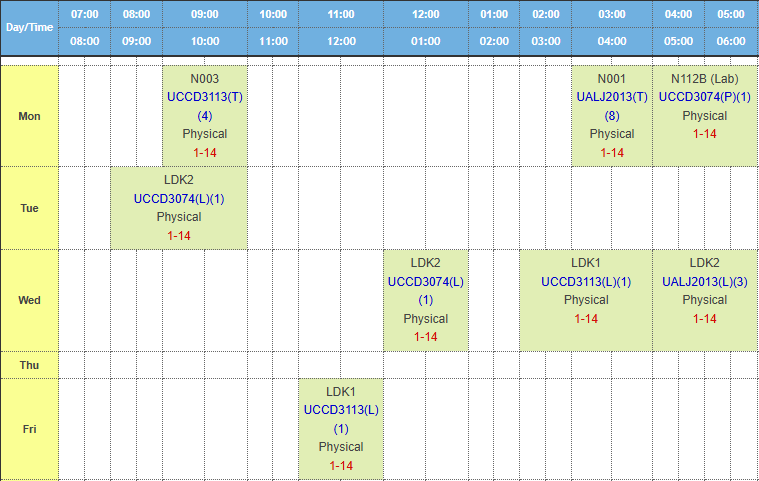
#> input picture python/test_images/test3.png, 759 x 481 px
$ python crop_picture.py
#> lines starting #> are read from the running program, lines starting #| are printed output that depends on the picture; after the words box and inside, x2 and y2 are one past the last pixel; in counts of white or black regions, pixels touching at a corner belong together
import cv2
import os

def crop_main_region(image_path, output_path='cropped_output.jpg'):
#> called with image_path = 'test_images/test3.png', output_path = 'cropped_timetable.jpg'
    image = cv2.imread(image_path)
#> image is the input picture: shape (481, 759, 3); mean B, G, R 223.5, 236.1, 226.8
    if image is None:
        print(f"[ERROR] Cannot read image at {image_path}")
        return

    gray = cv2.cvtColor(image, cv2.COLOR_BGR2GRAY)
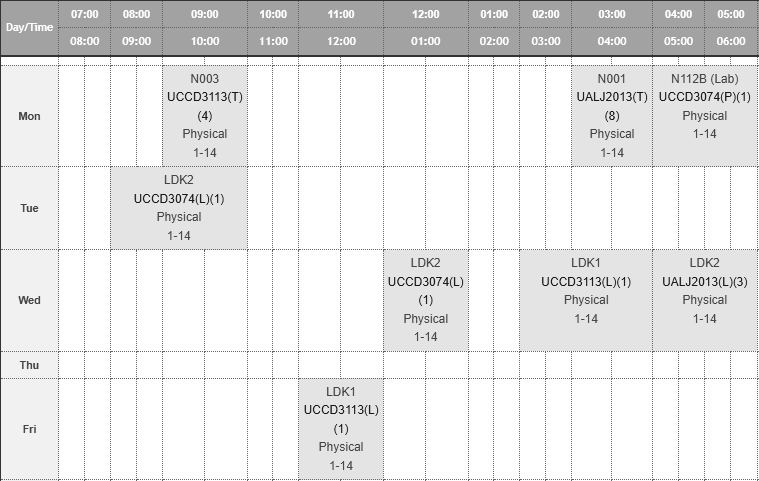
#> gray: shape (481, 759); min 23, max 255, mean 231.9

    # Binary threshold to highlight content
    _, thresh = cv2.threshold(gray, 200, 255, cv2.THRESH_BINARY_INV)
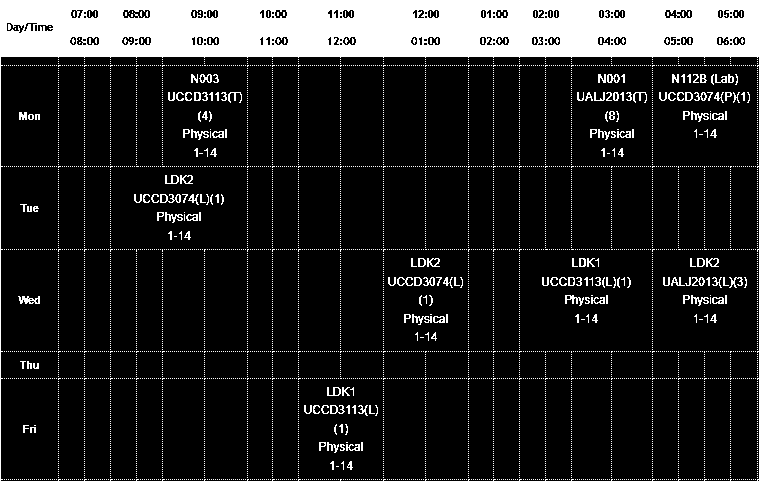
#> thresh: shape (481, 759); 14.7% white; 6339 white regions (6186 under 20 px)

    # Find external contours
    contours, _ = cv2.findContours(thresh, cv2.RETR_EXTERNAL, cv2.CHAIN_APPROX_SIMPLE)
#> contours = 6264 contours, 6192 with area under 20; largest, box (x1, y1, x2, y2) and area: (0, 0, 759, 481) 42478, (160, 194, 181, 203) 94, (18, 296, 40, 304) 87, (607, 74, 620, 83) 71, (706, 258, 719, 267) 70

    if contours:
        # Largest contour (assumed to be main content)
        largest = max(contours, key=cv2.contourArea)
#> largest = contour of 103 points, box (x1, y1, x2, y2) (0, 0, 759, 481), area 42478
        x, y, w, h = cv2.boundingRect(largest)
#> x = 0; y = 0; w = 759; h = 481

        # Crop and save
        cropped = image[y:y+h, x:x+w]
        cv2.imwrite(output_path, cropped)
        print(f"[SUCCESS] Cropped image saved to {output_path}")
    else:
        print("[WARNING] No contours found; image was not cropped.")


input_path = "test_images/test3.png"  # Replace with your image path
output_path = "cropped_timetable.jpg"
crop_main_region(input_path, output_path)

$ run again, with python/test_images/test1.png copied over python/test_images/test3.png
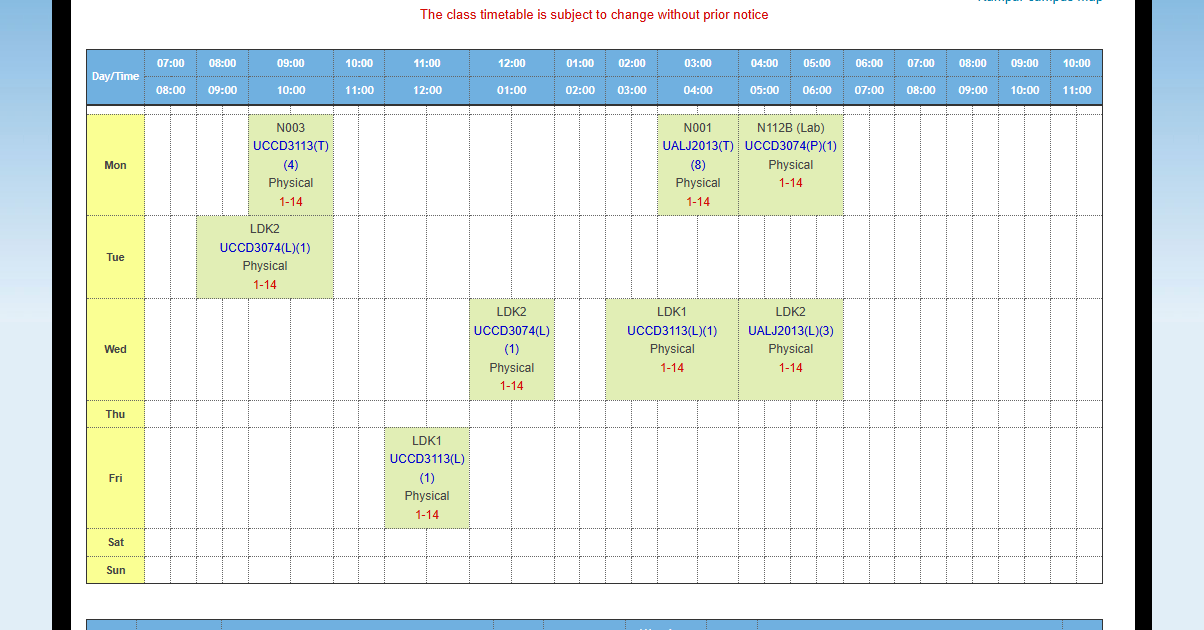
#> input picture python/test_images/test1.png, 1204 x 630 px
#> in crop_main_region, image is the input picture: shape (630, 1204, 3); mean B, G, R 227.6, 231.3, 223.2
#> in crop_main_region, `_, thresh = cv2.threshold(gray, 200, 255, cv2.THRESH_BINARY_INV)`:
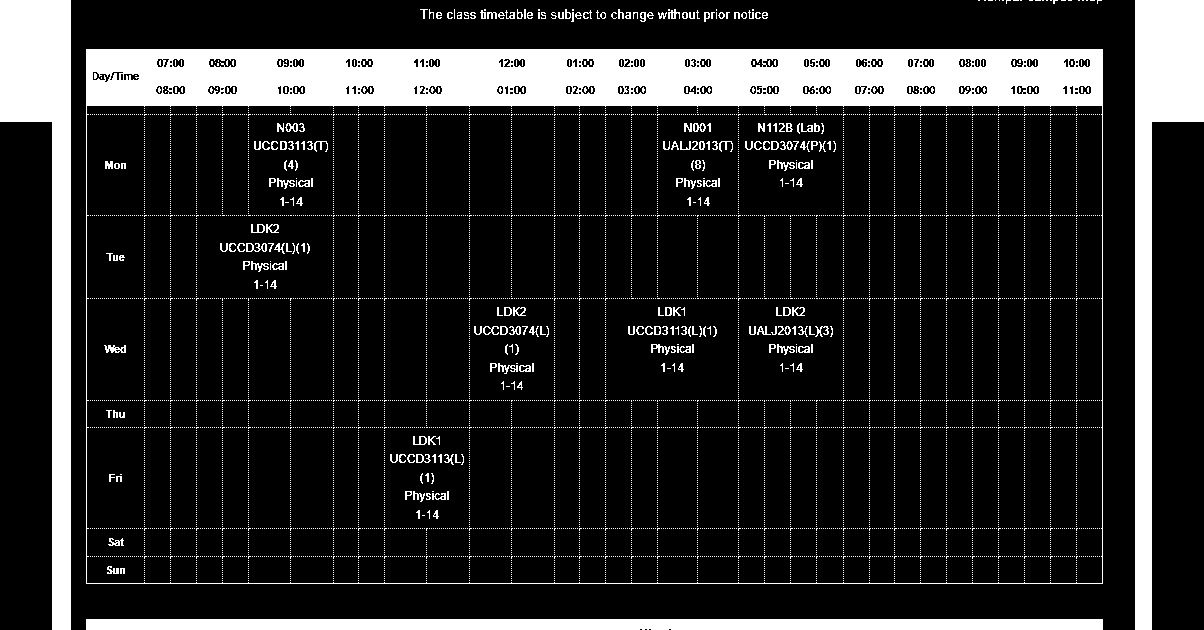
#> thresh: shape (630, 1204); 15.9% white; 10202 white regions (10007 under 20 px)
#> contours = 78 contours, 62 with area under 20; largest, box (x1, y1, x2, y2) and area: (86, 49, 1103, 584) 542544, (0, 0, 71, 630) 17614, (1135, 0, 1204, 630) 16356, (86, 619, 1103, 630) 10152, (668, 9, 680, 19) 42
#> largest = [[86, 49], [86, 583], [1102, 583], [1102, 49]]
#> x = 86; y = 49; w = 1017; h = 535
#> in crop_main_region, `cropped = image[y:y+h, x:x+w]`:
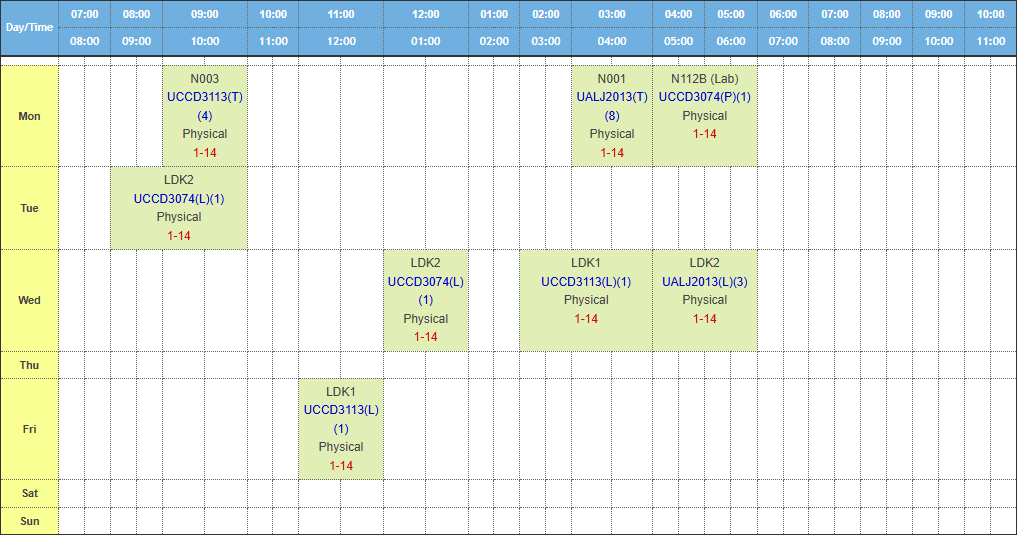
#> cropped: shape (535, 1017, 3); mean B, G, R 230.4, 238.4, 230.6

$ run again, with python/test_images/test2.png copied over python/test_images/test3.png
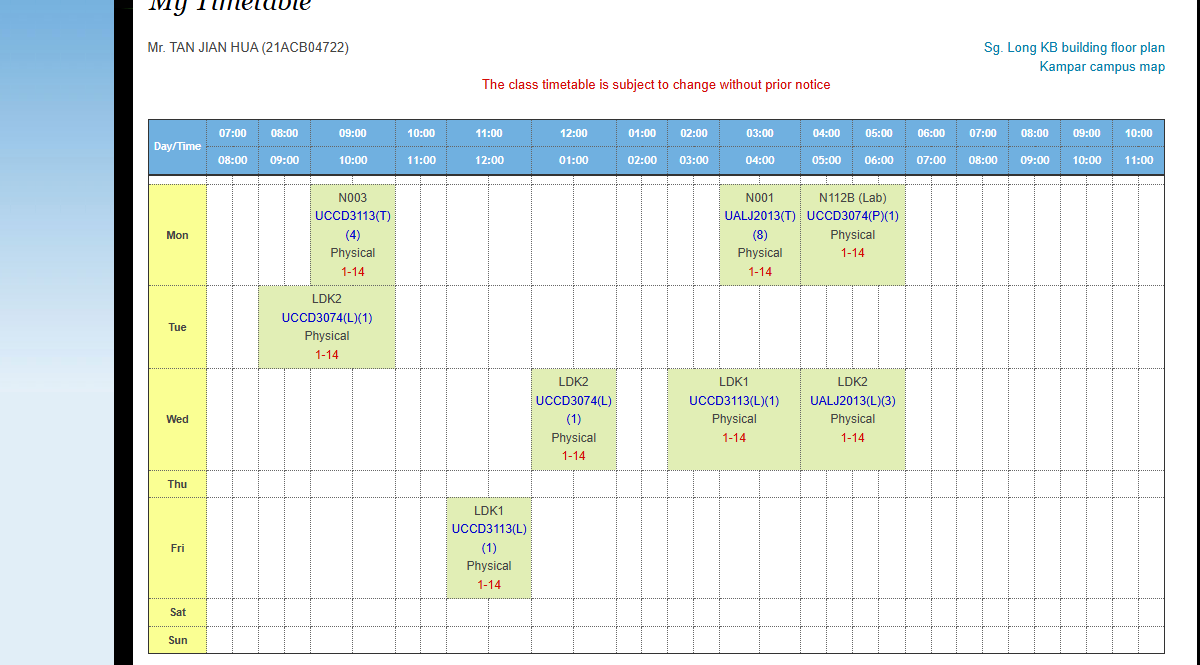
#> input picture python/test_images/test2.png, 1200 x 665 px
#> in crop_main_region, image is the input picture: shape (665, 1200, 3); mean B, G, R 231.4, 235, 227.3
#> in crop_main_region, `_, thresh = cv2.threshold(gray, 200, 255, cv2.THRESH_BINARY_INV)`:
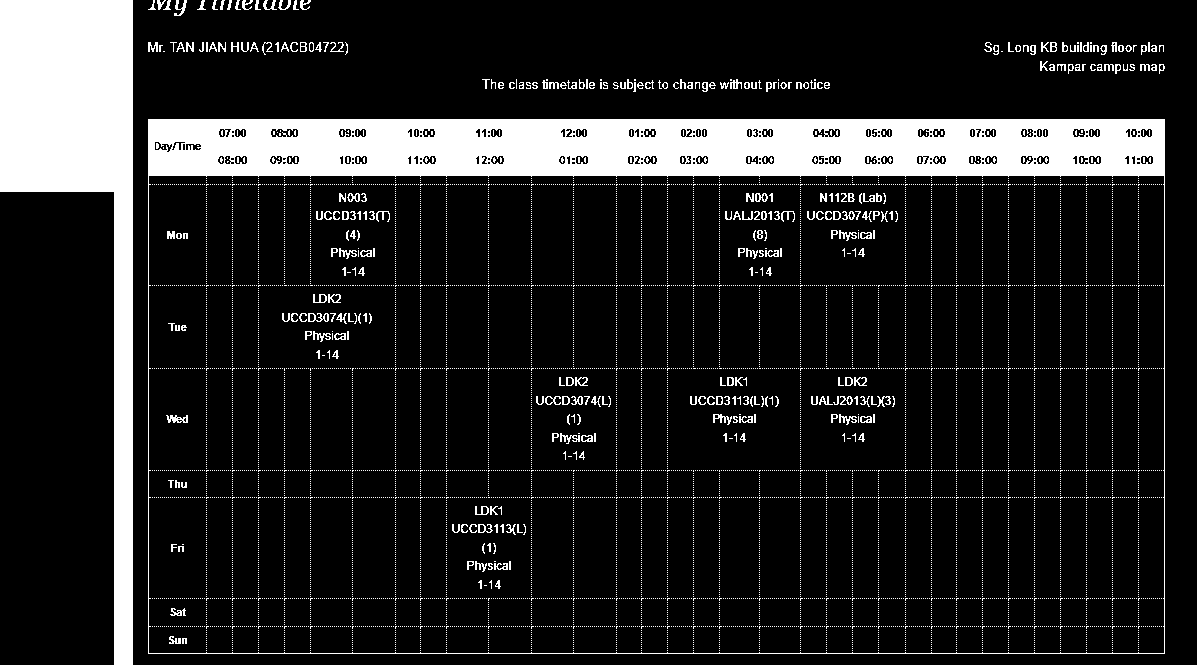
#> thresh: shape (665, 1200); 14.2% white; 10259 white regions (9998 under 20 px)
#> contours = 135 contours, 86 with area under 20; largest, box (x1, y1, x2, y2) and area: (148, 119, 1165, 654) 542544, (0, 0, 133, 665) 33726, (1197, 0, 1200, 665) 1328, (174, 0, 187, 16) 54, (1050, 42, 1057, 52) 52
#> largest = [[148, 119], [148, 653], [1164, 653], [1164, 119]]
#> x = 148; y = 119; w = 1017; h = 535
#> in crop_main_region, `cropped = image[y:y+h, x:x+w]`:
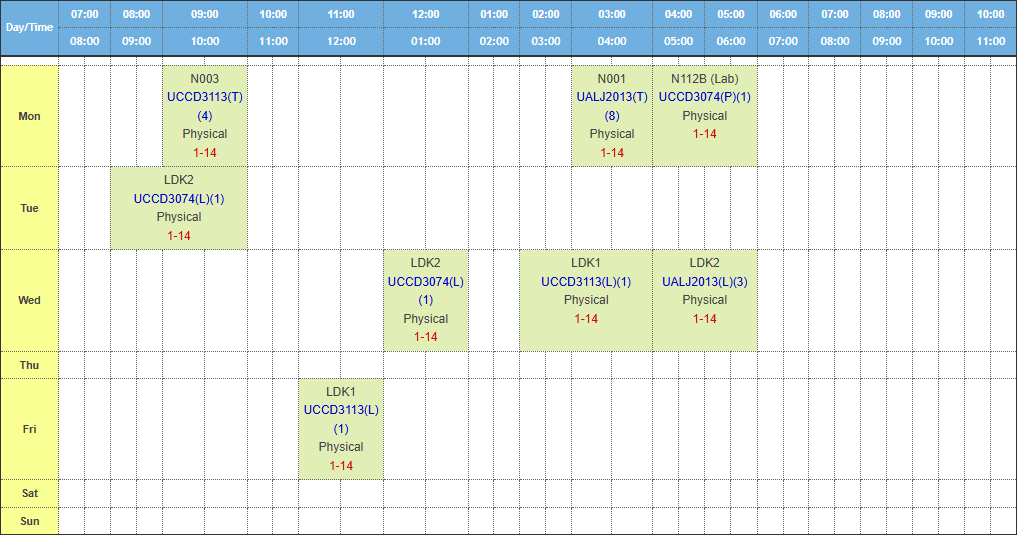
#> cropped: shape (535, 1017, 3); mean B, G, R 230.4, 238.4, 230.6
